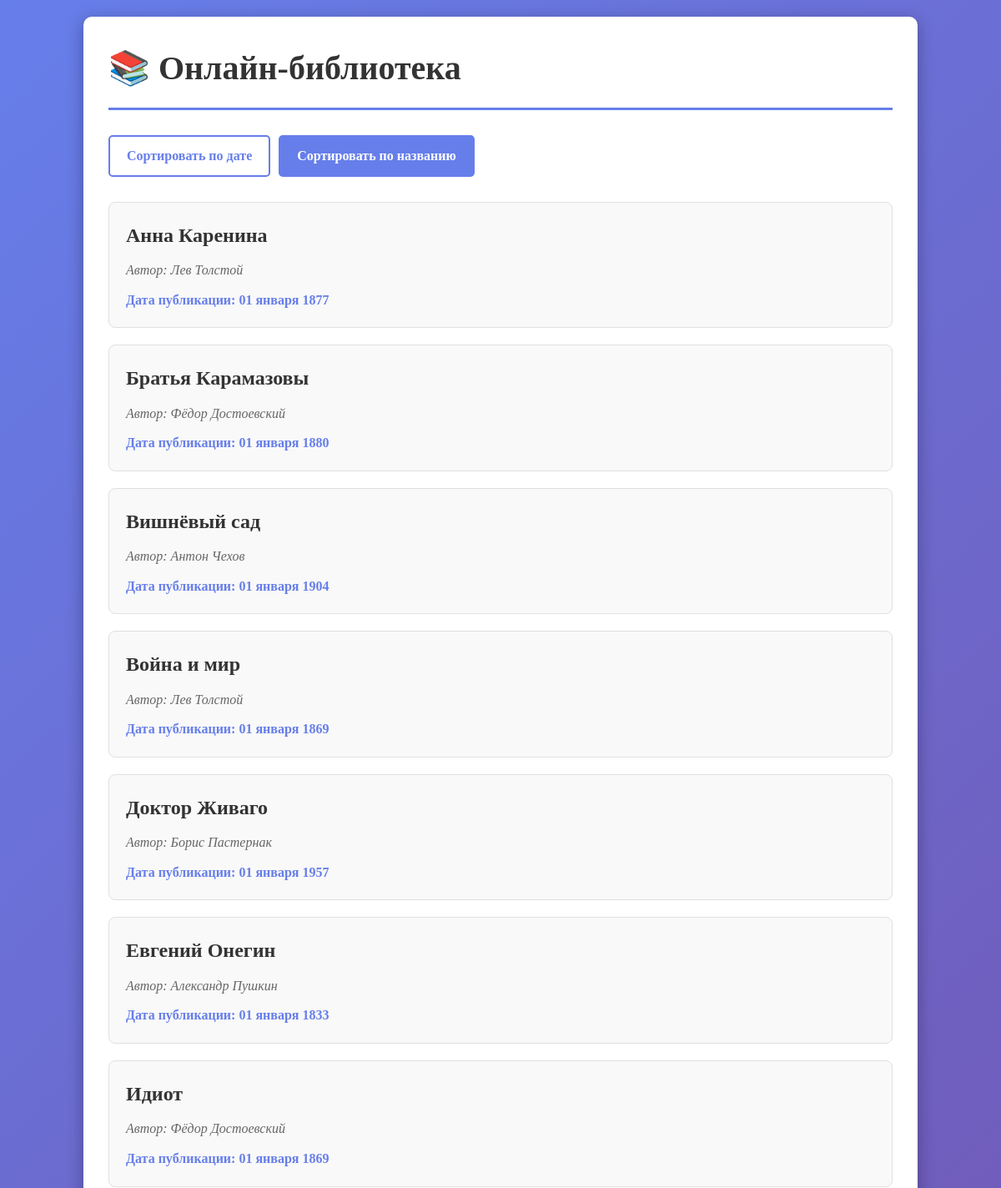
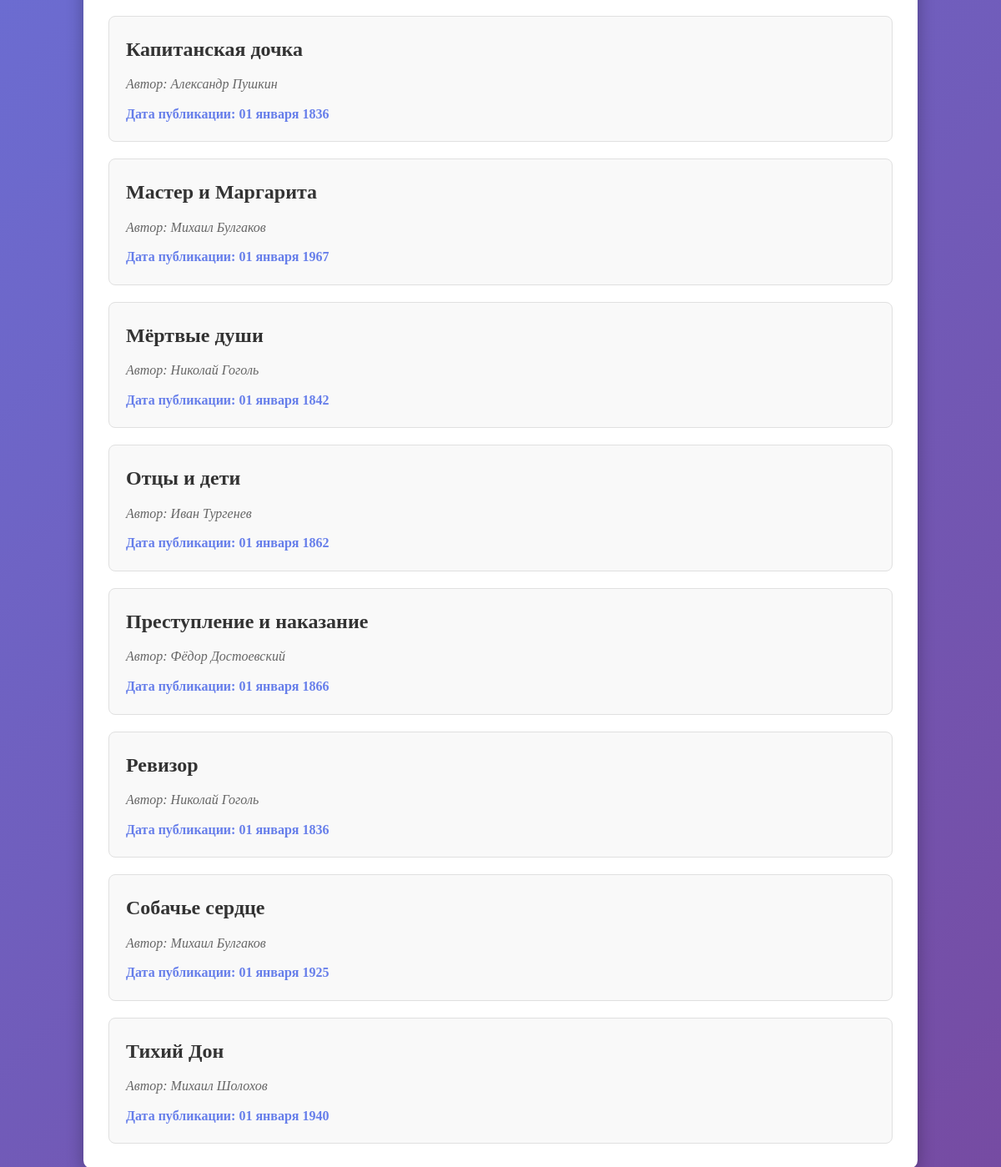
Page /?order=name on the committed database (2 pictures, top to bottom).
### books/models.py (models this page shows, shortened)
class Book(models.Model):
    name = models.CharField(max_length=200, verbose_name='Название')
    author = models.CharField(max_length=200, verbose_name='Автор')
    pub_date = models.DateField(verbose_name='Дата публикации')
    class Meta:
        verbose_name = 'Книга'
        verbose_name_plural = 'Книги'
        ordering = ['pub_date']

### books/views.py (the view)
# urls.py: path('', book_list, name='book_list'),
def book_list(request):
    order_by = request.GET.get('order', 'pub_date')
    if order_by not in ['name', 'pub_date']:
        order_by = 'pub_date'
    books = Book.objects.all().order_by(order_by)
    context = {
        'books': books,
        'current_order': order_by,
    }
    return render(request, 'books/book_list.html', context)

### books/templates/books/book_list.html (shortened to what this page needs)
{% extends 'books/base.html' %}
{% block content %}
<h1>📚 Онлайн-библиотека</h1>
<div class="sort-buttons">
    <a href="?order=pub_date" class="sort-btn {% if current_order == 'pub_date' %}active{% endif %}">
        Сортировать по дате
    </a>
    <a href="?order=name" class="sort-btn {% if current_order == 'name' %}active{% endif %}">
        Сортировать по названию
    </a>
</div>
{% if books %}
    <div class="books-list">
        {% for book in books %}
        <div class="book-item">
            <a href="{% url 'books:book_detail' book.pub_date %}">
                <h3>{{ book.name }}</h3>
                <div class="author">Автор: {{ book.author }}</div>
                <div class="date">Дата публикации: {{ book.pub_date|date:"d E Y" }}</div>
            </a>
        </div>
        {% endfor %}
    </div>
{% else %}
    <div class="no-books">
        <p>📖 В библиотеке пока нет книг</p>
        <p>Добавьте книги через административную панель</p>
        <a href="/admin/" class="admin-link">Перейти в админ-панель</a>
    </div>
{% endif %}
{% endblock %}

### books/templates/books/base.html (style rules this page uses)
* { margin: 0; padding: 0; box-sizing: border-box; }
body { font-family: 'Georgia', serif; line-height: 1.6; padding: 20px; background: linear-gradient(135deg, #667eea 0%, #764ba2 100%); min-height: 100vh; }
h1 { color: #333; margin-bottom: 30px; padding-bottom: 15px; border-bottom: 3px solid #667eea; font-size: 2.5em; }

### books/templates/books/book_list.html (style rules this page uses)
.sort-buttons { margin-bottom: 30px; display: flex; gap: 10px; }
.sort-btn { padding: 10px 20px; border: 2px solid #667eea; background: white; color: #667eea; border-radius: 5px; cursor: pointer; text-decoration: none; font-weight: bold; transition: all 0.3s; }
.sort-btn.active { background: #667eea; color: white; }
.books-list { display: grid; gap: 20px; }
.book-item { border: 1px solid #e0e0e0; border-radius: 8px; padding: 20px; transition: all 0.3s; background: #f9f9f9; }
.book-item h3 { color: #333; margin-bottom: 10px; font-size: 1.5em; }
.book-item .author { color: #666; font-style: italic; margin-bottom: 10px; }
.book-item .date { color: #667eea; font-weight: bold; }
.book-item a { color: inherit; text-decoration: none; }

### rows in the picture
Book: name "Анна Каренина", author "Лев Толстой", pub_date "01 января 1877"
Book: name "Братья Карамазовы", author "Фёдор Достоевский", pub_date "01 января 1880"
Book: name "Вишнёвый сад", author "Антон Чехов", pub_date "01 января 1904"
Book: name "Война и мир", author "Лев Толстой", pub_date "01 января 1869"
Book: name "Доктор Живаго", author "Борис Пастернак", pub_date "01 января 1957"
Book: name "Евгений Онегин", author "Александр Пушкин", pub_date "01 января 1833"
Book: name "Идиот", author "Фёдор Достоевский", pub_date "01 января 1869"
Book: name "Капитанская дочка", author "Александр Пушкин", pub_date "01 января 1836"
Book: name "Мастер и Маргарита", author "Михаил Булгаков", pub_date "01 января 1967"
Book: name "Мёртвые души", author "Николай Гоголь", pub_date "01 января 1842"
Book: name "Отцы и дети", author "Иван Тургенев", pub_date "01 января 1862"
Book: name "Преступление и наказание", author "Фёдор Достоевский", pub_date "01 января 1866"
Book: name "Ревизор", author "Николай Гоголь", pub_date "01 января 1836"
Book: name "Собачье сердце", author "Михаил Булгаков", pub_date "01 января 1925"
Book: name "Тихий Дон", author "Михаил Шолохов", pub_date "01 января 1940"
